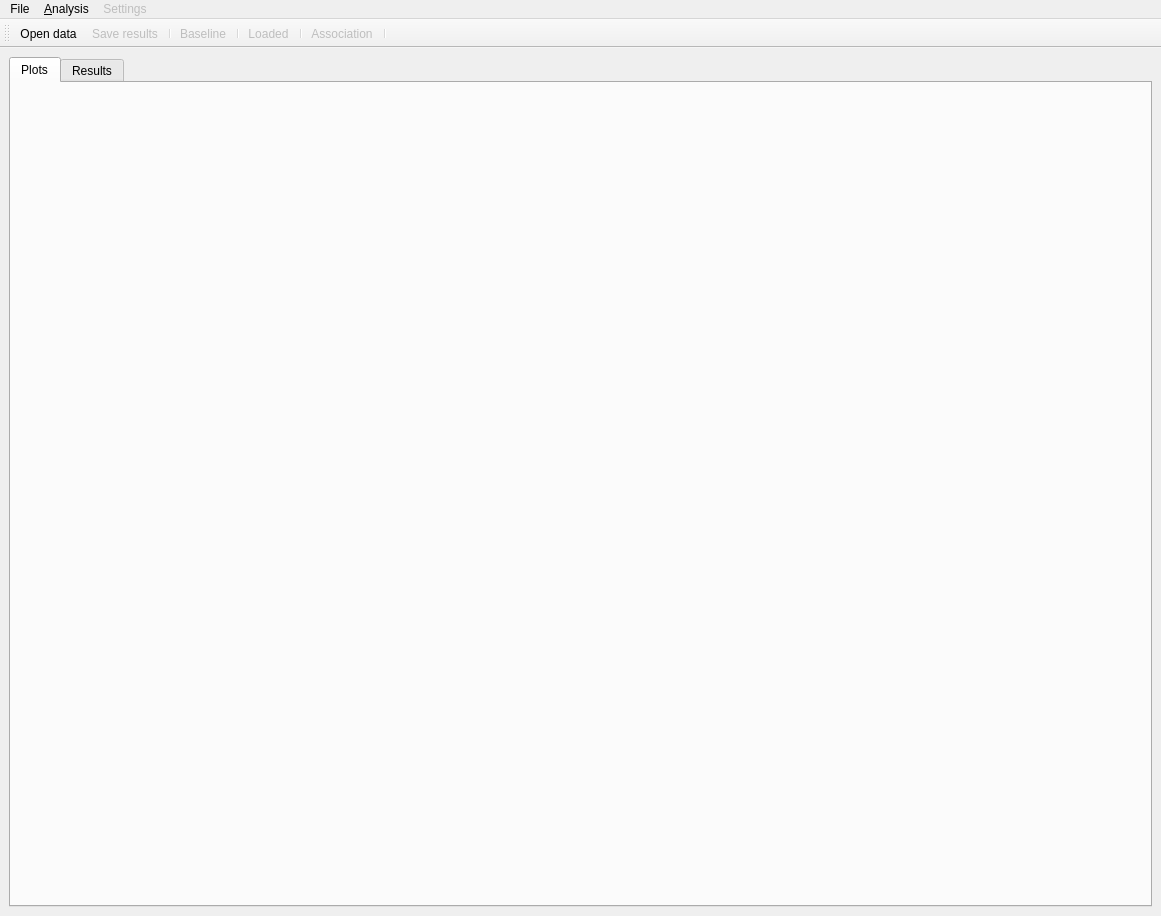
<?xml version="1.0" encoding="UTF-8"?>
<ui version="4.0">
 <class>MainWindow</class>
 <widget class="QMainWindow" name="MainWindow">
  <property name="geometry">
   <rect>
    <x>0</x>
    <y>0</y>
    <width>1161</width>
    <height>916</height>
   </rect>
  </property>
  <property name="windowTitle">
   <string>Blivion</string>
  </property>
  <property name="windowIcon">
   <iconset resource="blivion.qrc">
    <normaloff>:/Resources/Resources/Blimp.png</normaloff>:/Resources/Resources/Blimp.png</iconset>
  </property>
  <property name=".\Resources" stdset="0">
   <string/>
  </property>
  <widget class="QWidget" name="centralwidget">
   <property name="sizePolicy">
    <sizepolicy hsizetype="Expanding" vsizetype="Expanding">
     <horstretch>0</horstretch>
     <verstretch>0</verstretch>
    </sizepolicy>
   </property>
   <layout class="QHBoxLayout" name="horizontalLayout_2">
    <item>
     <widget class="QTabWidget" name="tabWidget">
      <property name="currentIndex">
       <number>0</number>
      </property>
      <widget class="QWidget" name="tabPlots">
       <attribute name="title">
        <string>Plots</string>
       </attribute>
       <layout class="QVBoxLayout" name="verticalLayout_2">
        <item>
         <widget class="QWidget" name="mpl_window" native="true">
          <property name="sizePolicy">
           <sizepolicy hsizetype="Expanding" vsizetype="Expanding">
            <horstretch>0</horstretch>
            <verstretch>0</verstretch>
           </sizepolicy>
          </property>
          <layout class="QVBoxLayout" name="mpl_layout"/>
         </widget>
        </item>
       </layout>
      </widget>
      <widget class="QWidget" name="tabResults">
       <attribute name="title">
        <string>Results</string>
       </attribute>
       <widget class="QWidget" name="horizontalLayoutWidget">
        <property name="geometry">
         <rect>
          <x>0</x>
          <y>0</y>
          <width>1131</width>
          <height>771</height>
         </rect>
        </property>
        <layout class="QHBoxLayout" name="horizontalLayout">
         <item>
          <widget class="QTableWidget" name="tblResults">
           <property name="sizePolicy">
            <sizepolicy hsizetype="Expanding" vsizetype="Expanding">
             <horstretch>0</horstretch>
             <verstretch>0</verstretch>
            </sizepolicy>
           </property>
           <property name="sizeAdjustPolicy">
            <enum>QAbstractScrollArea::AdjustToContents</enum>
           </property>
          </widget>
         </item>
         <item>
          <layout class="QVBoxLayout" name="verticalLayout_3">
           <item>
            <widget class="QTableWidget" name="tblFitParams">
             <property name="sizePolicy">
              <sizepolicy hsizetype="Expanding" vsizetype="Minimum">
               <horstretch>0</horstretch>
               <verstretch>0</verstretch>
              </sizepolicy>
             </property>
             <property name="sizeAdjustPolicy">
              <enum>QAbstractScrollArea::AdjustToContents</enum>
             </property>
            </widget>
           </item>
           <item>
            <widget class="QTableWidget" name="tblFittedCurve">
             <property name="sizePolicy">
              <sizepolicy hsizetype="Minimum" vsizetype="Expanding">
               <horstretch>0</horstretch>
               <verstretch>0</verstretch>
              </sizepolicy>
             </property>
            </widget>
           </item>
          </layout>
         </item>
        </layout>
       </widget>
      </widget>
     </widget>
    </item>
   </layout>
  </widget>
  <widget class="QMenuBar" name="menuBar">
   <property name="geometry">
    <rect>
     <x>0</x>
     <y>0</y>
     <width>1161</width>
     <height>21</height>
    </rect>
   </property>
   <widget class="QMenu" name="menu_File">
    <property name="title">
     <string>File</string>
    </property>
    <addaction name="action_open"/>
    <addaction name="action_save"/>
    <addaction name="separator"/>
    <addaction name="action_quit"/>
   </widget>
   <widget class="QMenu" name="menu_Analysis">
    <property name="title">
     <string>&amp;Analysis</string>
    </property>
    <addaction name="action_get_base"/>
    <addaction name="action_get_loads"/>
    <addaction name="action_get_association"/>
   </widget>
   <widget class="QMenu" name="menuSettings">
    <property name="enabled">
     <bool>false</bool>
    </property>
    <property name="title">
     <string>Settings</string>
    </property>
    <addaction name="action_association_model"/>
    <addaction name="action_saturation_model"/>
    <addaction name="separator"/>
    <addaction name="action_phase_boundaries"/>
    <addaction name="separator"/>
    <addaction name="action_reduce_n"/>
   </widget>
   <addaction name="menu_File"/>
   <addaction name="menu_Analysis"/>
   <addaction name="menuSettings"/>
  </widget>
  <widget class="QToolBar" name="toolBar">
   <property name="windowTitle">
    <string>toolBar</string>
   </property>
   <property name="toolButtonStyle">
    <enum>Qt::ToolButtonTextUnderIcon</enum>
   </property>
   <attribute name="toolBarArea">
    <enum>TopToolBarArea</enum>
   </attribute>
   <attribute name="toolBarBreak">
    <bool>false</bool>
   </attribute>
   <addaction name="action_open"/>
   <addaction name="action_save"/>
   <addaction name="separator"/>
   <addaction name="action_get_base"/>
   <addaction name="separator"/>
   <addaction name="action_get_loads"/>
   <addaction name="separator"/>
   <addaction name="action_get_association"/>
   <addaction name="separator"/>
  </widget>
  <action name="action_open">
   <property name="icon">
    <iconset resource="blivion.qrc">
     <normaloff>:/Resources/Resources/mjs-open-data.png</normaloff>:/Resources/Resources/mjs-open-data.png</iconset>
   </property>
   <property name="text">
    <string>Open data</string>
   </property>
  </action>
  <action name="action_save">
   <property name="enabled">
    <bool>false</bool>
   </property>
   <property name="icon">
    <iconset resource="blivion.qrc">
     <normaloff>:/Resources/Resources/mjs-save-data.png</normaloff>:/Resources/Resources/mjs-save-data.png</iconset>
   </property>
   <property name="text">
    <string>Save results</string>
   </property>
  </action>
  <action name="action_quit">
   <property name="text">
    <string>Quit</string>
   </property>
   <property name="menuRole">
    <enum>QAction::QuitRole</enum>
   </property>
  </action>
  <action name="action_get_base">
   <property name="checkable">
    <bool>true</bool>
   </property>
   <property name="enabled">
    <bool>false</bool>
   </property>
   <property name="icon">
    <iconset resource="blivion.qrc">
     <normaloff>:/Resources/Resources/baseline.png</normaloff>:/Resources/Resources/baseline.png</iconset>
   </property>
   <property name="text">
    <string>Baseline</string>
   </property>
  </action>
  <action name="action_get_loads">
   <property name="checkable">
    <bool>true</bool>
   </property>
   <property name="enabled">
    <bool>false</bool>
   </property>
   <property name="icon">
    <iconset resource="blivion.qrc">
     <normaloff>:/Resources/Resources/loaded.png</normaloff>:/Resources/Resources/loaded.png</iconset>
   </property>
   <property name="text">
    <string>Loaded</string>
   </property>
  </action>
  <action name="action_get_association">
   <property name="checkable">
    <bool>true</bool>
   </property>
   <property name="enabled">
    <bool>false</bool>
   </property>
   <property name="icon">
    <iconset resource="blivion.qrc">
     <normaloff>:/Resources/Resources/association.png</normaloff>:/Resources/Resources/association.png</iconset>
   </property>
   <property name="text">
    <string>Association</string>
   </property>
  </action>
  <action name="action_phase_boundaries">
   <property name="text">
    <string>Set phase boundaries</string>
   </property>
  </action>
  <action name="action_association_model">
   <property name="text">
    <string>Set association model</string>
   </property>
  </action>
  <action name="action_saturation_model">
   <property name="text">
    <string>Set saturation model</string>
   </property>
  </action>
  <action name="action_reduce_n">
   <property name="enabled">
    <bool>true</bool>
   </property>
   <property name="text">
    <string>Reduce number of data points</string>
   </property>
  </action>
  <action name="action_close">
   <property name="text">
    <string>Close</string>
   </property>
   <property name="toolTip">
    <string>Close data</string>
   </property>
  </action>
 </widget>
 <resources>
  <include location="blivion.qrc"/>
 </resources>
 <connections/>
</ui>
